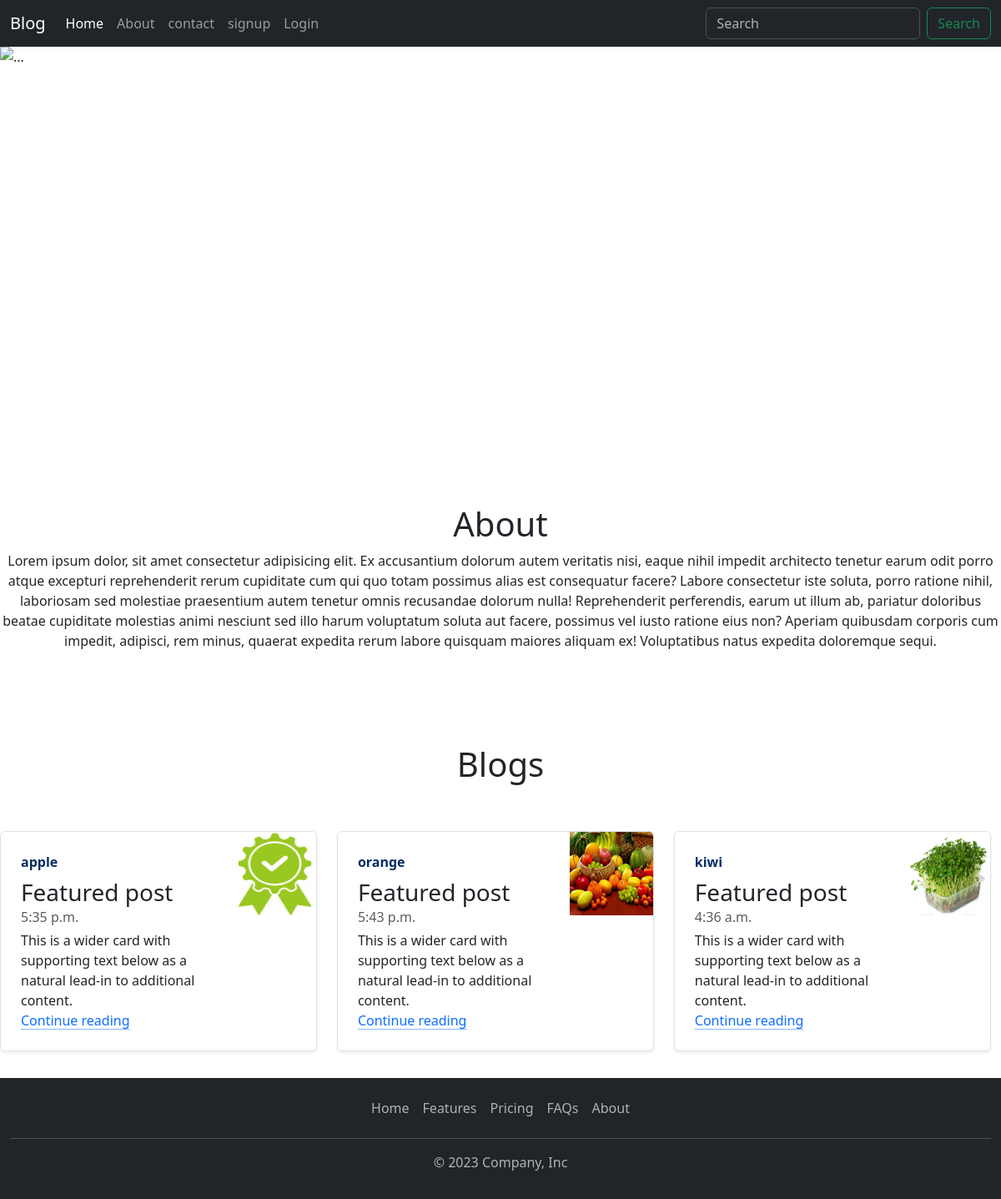
The page / on the database its author committed.
### bloghome/models.py (models this page shows, shortened)
class Blog(models.Model):
  name=models.CharField(max_length=100)
  title=models.CharField(max_length=100)
  short_desc=models.CharField(max_length=500)
  content=models.TextField()
  thmbnail=models.ImageField(upload_to='blogimages')
  created_at=models.TimeField(auto_now_add=True)

### bloghome/views.py (the view)
# urls.py: 2. Add a URL to urlpatterns:  path('', views.home, name='home')
def home(request):
  blog=Blog.objects.all()
  content={
               'blog':blog
  }
  return render (request,'home.html',content)

### templates/home.html (shortened to what this page needs)
{% extends 'base.html' %}
{% block content %}
{% load static %}
  <div id="carouselExampleCaptions" class="carousel slide">
    <div class="carousel-indicators">
      <button type="button" data-bs-target="#carouselExampleCaptions" data-bs-slide-to="0" class="active"
        aria-current="true" aria-label="Slide 1"></button>
      <button type="button" data-bs-target="#carouselExampleCaptions" data-bs-slide-to="1"
        aria-label="Slide 2"></button>
      <button type="button" data-bs-target="#carouselExampleCaptions" data-bs-slide-to="2"
        aria-label="Slide 3"></button>
    </div>
    <div class="carousel-inner">
      <div class="carousel-item active">
        <img src="https://source.unsplash.com/featured?technology " height="500px" class="d-block w-100" alt="..." />
        <div class="carousel-caption d-none d-md-block">
          <h5>First slide label</h5>
          <p>Some representative placeholder content for the first slide.</p>
        </div>
      </div>
    </div>
    <button class="carousel-control-prev" type="button" data-bs-target="#carouselExampleCaptions" data-bs-slide="prev">
      <span class="carousel-control-prev-icon" aria-hidden="true"></span>
    </button>
    <button class="carousel-control-next" type="button" data-bs-target="#carouselExampleCaptions" data-bs-slide="next">
      <span class="carousel-control-next-icon" aria-hidden="true"></span>
    </button>
  </div>
  <div class="conatiner py-5">
  <h1 class="text-center">About</h1>
  <p class="text-center">
    Lorem ipsum dolor, sit amet consectetur adipisicing elit. Ex accusantium dolorum autem veritatis nisi, eaque nihil impedit architecto tenetur earum odit porro atque excepturi reprehenderit rerum cupiditate cum qui quo totam possimus alias est consequatur facere? Labore consectetur iste soluta, porro ratione nihil, laboriosam sed molestiae praesentium autem tenetur omnis recusandae dolorum nulla! Reprehenderit perferendis, earum ut illum ab, pariatur doloribus beatae cupiditate molestias animi nesciunt sed illo harum voluptatum soluta aut facere, possimus vel iusto ratione eius non? Aperiam quibusdam corporis cum impedit, adipisci, rem minus, quaerat expedita rerum labore quisquam maiores aliquam ex! Voluptatibus natus expedita doloremque sequi.
  </p>
  </div>
    <div class="blogs ">
      <div class="conatner">
        <h1 class="text-center py-5">Blogs</h1>
        <div class="row mb-2 d-flex flex-row  width='800px' height='500px' ">
          {% for i in blog %}
          <div class="col-md-6">
            <div class="row g-0 border rounded overflow-hidden flex-md-row mb-4 shadow-sm h-md-250 position-relative">
              <div class="col p-4 d-flex flex-column position-static">
                <strong class="d-inline-block mb-2 text-primary-emphasis">{{i.name}}</strong>
                <h3 class="mb-0">Featured post</h3>
                <div class="mb-1 text-body-secondary">{{i.created_at}}</div>
                <p class="card-text mb-auto">This is a wider card with supporting text below as a natural lead-in to additional content.</p>
                <a href="{% url "content" i.id %}" class="icon-link gap-1 icon-link-hover stretched-link">
                  Continue reading
                  <svg class="bi"><use xlink:href="#chevron-right"/></svg>
                </a>
              </div>
              <div class="col-auto d-none d-lg-block">
                <img src="media/{{ i.thmbnail }}" class="bd-placceholder-img" width='100px' height='100px' alt="">
              </div>
            </div>
          </div>
          {% endfor %}
      </div>
      </div>
    </div>
    {% endblock content %}

### templates/base.html (shortened to what this page needs)
{% load static %}
<!DOCTYPE html>
<html lang="en">
  <head>
    <link
      href="https://cdn.jsdelivr.net/npm/bootstrap@5.3.2/dist/css/bootstrap.min.css"
      rel="stylesheet"
    />
    <link rel="stylesheet" href="{% static 'css/home.css' %}">
  </head>
  <body >
    <nav
      class="navbar navbar-expand-lg bg-dark position-sticky top-0 z-3"
      data-bs-theme="dark"
    >
      <div class="container-fluid">
        <a class="navbar-brand" href="{% url "home" %}">Blog</a>
        <div class="collapse navbar-collapse" id="navbarSupportedContent">
          <ul class="navbar-nav me-auto mb-2 mb-lg-0">
            <li class="nav-item">
              <a class="nav-link active" aria-current="page" href="{% url "home" %}">Home</a>
            </li>
            <li class="nav-item">
              <a class="nav-link" href="{% url "about" %}">About</a>
            </li>
            <li class="nav-item">
              <a class="nav-link" href="{% url "contact" %}">contact</a>
            </li>
            {% if user.is_authenticated %}
            <li class="nav-item">
              <img src="https://mdbcdn.b-cdn.net/img/new/avatars/2.webp" class="rounded-circle" style="width: 40px; height:38px"
  alt="Avatar" />
            </li>
            <li class="nav-item">
              <a class="nav-link" href="{% url "logout" %}">logout</a>
            </li>
            {% else %}
            <li class="nav-item">
              <a class="nav-link" href="{% url "signup" %}">signup</a>
            </li>
            <li class="nav-item">
              <a class="nav-link" href="{% url "login" %}">Login</a>
            </li>
            {% endif %}
          </ul>
          <form class="d-flex" role="search">
            <input
              class="form-control me-2"
              type="search"
              placeholder="Search"
              aria-label="Search"
            />
            <button class="btn btn-outline-success" type="submit">
              Search
            </button>
          </form>
        </div>
      </div>
    </nav>
    {% block content %}
     {% endblock content %}
    <div class="footer">
      <div class="container-fluid bg-dark w-100" data-bs-theme="dark">
        <footer class="py-3">
          <ul
            class="nav justify-content-center border-bottom pb-3 mb-3 bg-dark"
            data-bs-theme="dark"
          >
            <li class="nav-item">
              <a href="#" class="nav-link px-2 text-body-secondary">Home</a>
            </li>
            <li class="nav-item">
              <a href="#" class="nav-link px-2 text-body-secondary">Features</a>
            </li>
            <li class="nav-item">
              <a href="#" class="nav-link px-2 text-body-secondary">Pricing</a>
            </li>
            <li class="nav-item">
              <a href="#" class="nav-link px-2 text-body-secondary">FAQs</a>
            </li>
            <li class="nav-item">
              <a href="#" class="nav-link px-2 text-body-secondary">About</a>
            </li>
          </ul>
          <p class="text-center text-body-secondary">
            &copy; 2023 Company, Inc
          </p>
        </footer>
      </div>
    </div>
  </body>
</html>

### static/css/home.css (style rules this page uses)
.blogs { display: flex; flex-direction: row; }
@media (min-width: 768px) { .col-md-6 { flex: 0 0 auto; width: 33%; } }

### rows shown on the page
Blog: name "apple", created_at "5:35 p.m.", thmbnail (picture)
Blog: name "orange", created_at "5:43 p.m.", thmbnail (picture)
Blog: name "kiwi", created_at "4:36 a.m.", thmbnail (picture)
